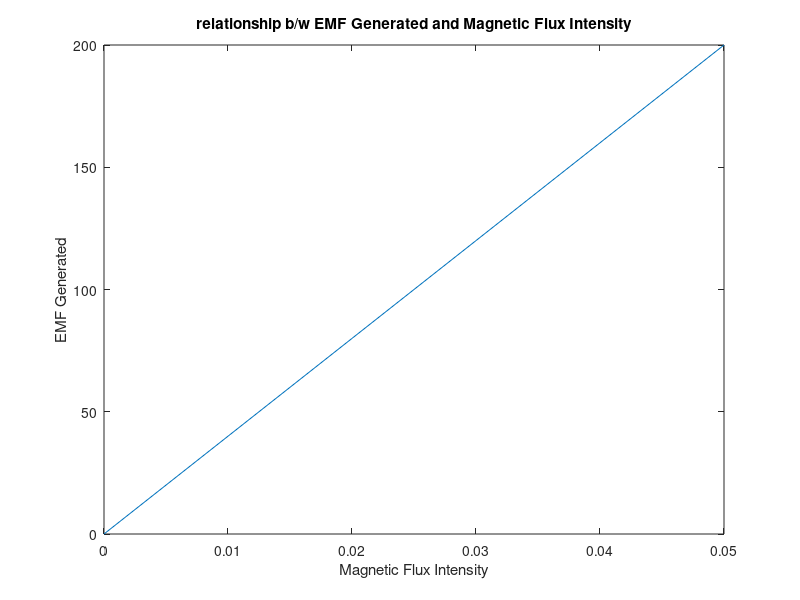

This figure's MATLAB source:
phi = 0:0.01:0.05         % MAGNETIC FLUX INTENSITY
Eg = 4000. *phi           % EMF GENERATED
plot(phi,Eg)
xlabel('Magnetic Flux Intensity')
ylabel('EMF Generated')
title('relationship b/w EMF Generated and Magnetic Flux Intensity')